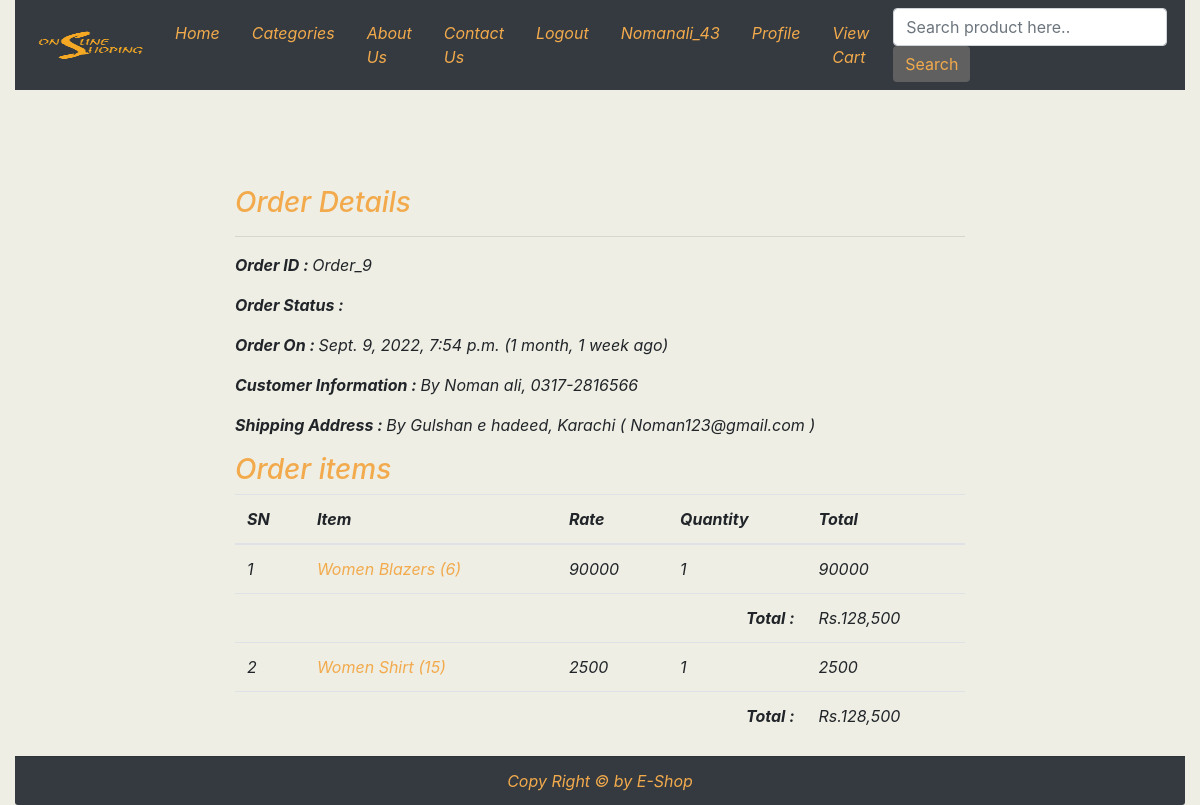
The app's page /profile/order-9/ (signed in) with its own data.
### eapp/models.py (models this page shows, shortened)
class Order(models.Model):
    cart = models.OneToOneField(Cart, on_delete=models.CASCADE)
    ordered_by = models.CharField(max_length=200)
    shipping_address = models.CharField(max_length=200)
    mobile = models.CharField(max_length=20)
    email = models.EmailField(null=True, blank=True)
    subtotal = models.PositiveIntegerField()
    discount = models.PositiveIntegerField()
    total = models.PositiveIntegerField()
    order_status = models.CharField(max_length=50,choices=ORDER_STATUS)
    created_at = models.DateTimeField(auto_now_add=True)

class CartProduct(models.Model):
    cart = models.ForeignKey(Cart, on_delete=models.CASCADE)
    product = models.ForeignKey(Product, on_delete=models.CASCADE)
    rate = models.PositiveIntegerField()
    quantity = models.PositiveIntegerField()
    subtotal = models.PositiveIntegerField()

class Product(models.Model):
    title = models.CharField(max_length=200)
    slug = models.SlugField(unique=True)
    category = models.ForeignKey(Category, on_delete=models.CASCADE)
    image = models.ImageField(upload_to="products")
    market_price = models.PositiveIntegerField()
    selling_price = models.PositiveIntegerField()
    description = models.TextField()
    warranty = models.CharField(max_length=300, null=True, blank=True)
    return_policy = models.CharField(max_length=300, null=True, blank=True)
    view_count = models.PositiveIntegerField(default=0)

### eapp/views.py (the view)
# urls.py: path('profile/order-<int:pk>/', CustomerOrderDetailsView.as_view(), name='customerorderdetails'),
class CustomerOrderDetailsView(DeleteView):
    template_name = 'ecommerce/customerorderdetails.html'
    model = Order
    context_object_name = "ord_obj"
    def dispatch(self, request, *args, **kwargs):
        if request.user.is_authenticated and request.user.customer:
            order_id =self.kwargs["pk"]
            order = Order.objects.get(id=order_id)
            if request.user.customer != order.cart.customer:
                return redirect("/profile/")
        else:
            return redirect("/login/?next=/profile/")
        return super().dispatch(request, *args, **kwargs)

### templates/ecommerce/customerorderdetails.html (shortened to what this page needs)
{% extends 'ecommerce/base.html' %}{% load humanize%}
{% block content %}
<div class="container mt-5">
    <div class="row">
        <div class="col-md-8 mx-auto mt-5">
            <h3 style="color:#F2AA4CFF">Order Details</h3>
            <hr>
            <p class="mt-3"><span class="font-weight-bold">Order ID : </span>Order_{{ord_obj.id}}</p>
            <p class="mt-3"><span class="font-weight-bold">Order Status : </span>{{ord_obj.status}}</p>
            <p class="mt-3"><span class="font-weight-bold">Order On : </span>{{ord_obj.created_at}} ({{ord_obj.created_at|timesince}} ago)</p>
            <p class="mt-3"><span class="font-weight-bold">Customer Information : </span>By {{ord_obj.ordered_by}}, {{ord_obj.mobile}}</p>
            <p class="mt-3"><span class="font-weight-bold">Shipping Address : </span>By {{ord_obj.shipping_address}} ( {{ord_obj.email}} )</p>
            <h3 class="mt-3" style="color:#F2AA4CFF">Order items</h3>
            <table class="table ">
    <thead>
      <tr>
        <th>SN</th>
        <th>Item</th>
        <th>Rate</th>
          <th>Quantity</th>
          <th>Total</th>
      </tr>
    </thead>
    <tbody>
    {% for cp in ord_obj.cart.cartproduct_set.all %}
      <tr>
        <td>{{forloop.counter}}</td>
        <td><a href="{% url 'eapp:ProductDetail' cp.product.slug %}" target="_blank" style="color:#F2AA4CFF">{{cp.product.title}} ({{cp.product.id}})</a></td>
          <td>{{cp.rate}}</td>
          <td>{{cp.quantity}}</td>
          <td>{{cp.subtotal}}</td>
      </tr>
    <tr>
        <th colspan="4" class="text-right">Total : </th>
        <td>Rs.{{ord_obj.total|intcomma}}</td>
    </tr>
    {% endfor %}
    </tbody>
  </table>
        </div>
    </div>
</div>
<div class="container-fluid ">
 <div class="card-footer text-center bg-dark"  style="color:#F2AA4CFF">Copy Right &copy by E-Shop
  </div>
</div>
{% endblock content %}

### templates/ecommerce/base.html (shortened to what this page needs)
<!DOCTYPE html>
<html lang="en">
{% load  static %}
<head>
    <link rel="stylesheet" href="https://cdn.jsdelivr.net/npm/bootstrap@4.0.0/dist/css/bootstrap.min.css">
  <link rel="stylesheet" href="{% static 'css/style.css' %}">
</head>
    <body class="font-italic" >
<div class="container-fluid " id="navbar" >
<nav class="navbar navbar-expand-lg  navbar-dark text-dark bg-dark" style="color:#F2AA4CFF">
  <a class="navbar-brand" href="#"> <img src="{% static 'images/os.png' %}" width="120" height="50" alt="Image Logo"></a>
  <div class="collapse navbar-collapse" id="navbarSupportedContent">
    <ul class="navbar-nav ml-auto">
      <li class="nav-item mr-3 active" >
        <a class="nav-link" href="/" style="color:#F2AA4CFF">Home </a>
      </li>
      <li class="nav-item mr-3  active" >
        <a class="nav-link  active" href="/all-product/" style="color:#F2AA4CFF">Categories </a>
      </li>
      <li class="nav-item mr-3  active">
        <a class="nav-link  active" href="/about/" style="color:#F2AA4CFF">About Us </a>
      </li>
      <li class="nav-item mr-3">
        <a class="nav-link  active" href="/contact/" style="color:#F2AA4CFF">Contact Us </a>
      </li>
       {% if request.user.customer %}
         <li class="nav-item mr-3 active">
        <a class="nav-link  active" href="/logout/" style="color:#F2AA4CFF">Logout </a>
      </li>
         <li class="mr-3 active">
        <a class="nav-link  active" href="" style="color:#F2AA4CFF">{{request.user.username}}</a>
      </li>
         <li class="nav-item mr-3 active" >
        <a class="nav-link  active" href="/profile/" style="color:#F2AA4CFF">Profile </a>
      </li>
        {% endif %}
  <li class="mr-3 nav-item active">
        <a class="nav-link  active" href="/my-cart/" style="color:#F2AA4CFF">View Cart</a>
      </li>
    </ul>
    <form class="form-inline my-4 my-lg-0" action="/search/" method="get">
      <input class="form-control mr-sm-2" name="keyword" type="text" required placeholder="Search product here.." aria-label="Search">
      <button class="btn btm-sm btn-danger my-2 my-sm-0" type="submit" style="background-color:#606060FF;border:none;color:#F2AA4CFF">Search</button>
    </form>
  </div>
</nav>
</div>
{% block content %}
{% endblock content %}
</body>
</html>

### static/css/style.css (style rules this page uses)
body { background-color:#eeeee4; }
.active { color:; }

### records on screen
Order: id "9", created_at "Sept. 9, 2022, 7:54 p.m.", created_at "1 month, 1 week", ordered_by "Noman ali", mobile "0317-2816566", shipping_address "Gulshan e hadeed, Karachi", email "Noman123@gmail.com", total "128,500"
CartProduct: product "Women Blazers", product.id "6", rate "90000", quantity "1", subtotal "90000"
CartProduct: product "Women Shirt", product.id "15", rate "2500", quantity "1", subtotal "2500"

### other values on screen
{{ request.user.username }} "Nomanali_43"
